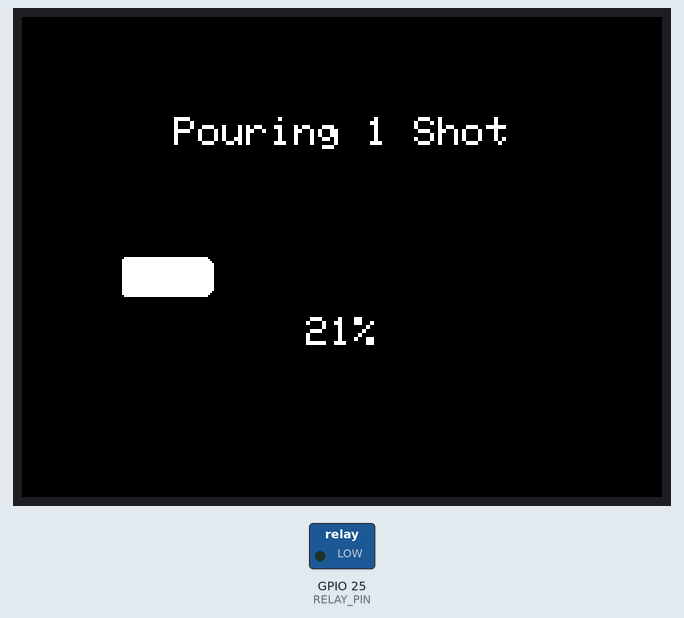
Bench run of a sketch on a simulated ESP32. On the bench: 320×240 colour display, switched loads named in the sketch (green lamp = pin HIGH). Dashed ring = blinking. What the sketch prints to the serial monitor is not drawn.

Above: at 0.75 s.
At 9.5 s:
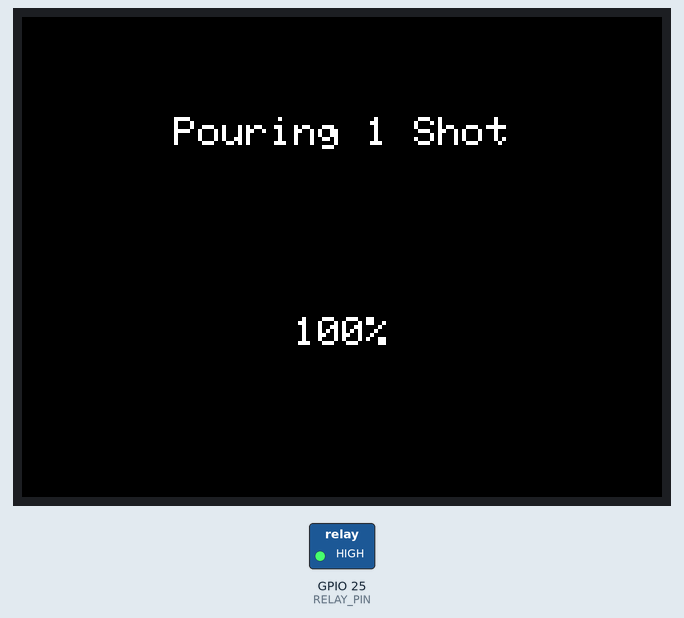
At 17.62 s:
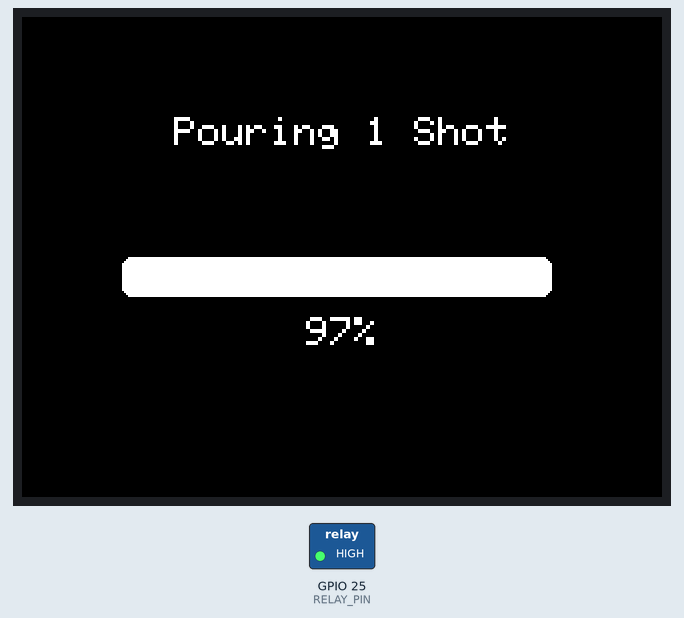
At 38.0 s:
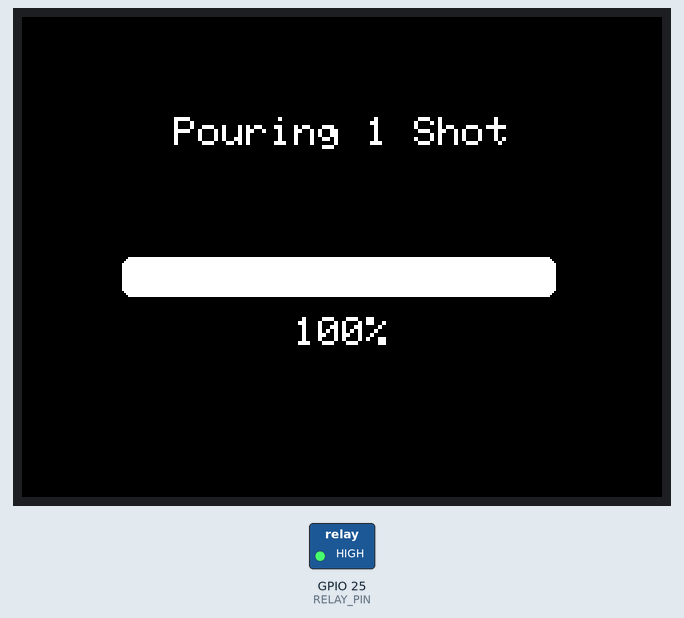
Timing chart, 0 to 40.0 s (numbered marks = the images above):
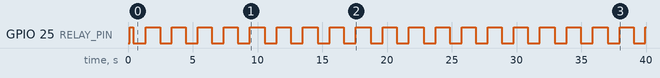

The sketch:

BarBotv2.ino
```cpp
#include <TFT_eSPI.h>
#include <SPI.h>

#define RELAY_PIN 25 // ESP32 pin GIOP11, which connects to the IN pin of relay
#define LOOP_PERIOD 35 // Display updates every 35 ms

TFT_eSPI tft = TFT_eSPI(); // Initialize TFT display object

const int SCREEN_WIDTH = 320;
const int SCREEN_HEIGHT = 240;

const int BAR_X = 50;
const int BAR_Y = 120;
const int BAR_W = 220;
const int BAR_H = 20;
const int BAR_BORDER_RADIUS = 5;
const int BAR_COLOR = TFT_WHITE;
const int BAR_BACKGROUND_COLOR = TFT_BLACK;

const int TEXT_X = 50;
const int TEXT_Y = 50;
const int TEXT_SIZE = 2;
const int TEXT_COLOR = TFT_WHITE;

const int TIME_TO_POUR_ONE_SHOT = 1000; // in milliseconds

long animation_start_time = 0;
long previousMillisPour = 0;
float progress = 0;

uint32_t updateTime = 0;       // time for next update

//bool FORCE_UPDATE = TRUE;

void pourAnimationInitial(int shots){
  // Clear screen
  tft.fillScreen(TFT_BLACK);

  // Print "Pouring {shots} Shot" text
  String text = "Pouring " + String(shots) + " Shot";
  int textWidth = tft.textWidth(text);
  int textX = (SCREEN_WIDTH - textWidth) / 2;
  tft.setCursor(textX, TEXT_Y);
  tft.print(text);

  // Draw progress bar background
  tft.fillRoundRect(BAR_X, BAR_Y, BAR_W, BAR_H, BAR_BORDER_RADIUS, BAR_BACKGROUND_COLOR);

}

void pourAnimation(int shots) {
  int TIME_TO_POUR = TIME_TO_POUR_ONE_SHOT * shots;

  if ( (int) progress == 100){
    pourAnimationInitial(shots);

  }

  // Draw progress bar
  int currentTime = millis();
  if (currentTime - animation_start_time <= TIME_TO_POUR){
    progress = map(currentTime - animation_start_time, 0, TIME_TO_POUR, 0, 100);
    // Draw progress bar
    int barWidth = (int) (progress / 100 * BAR_W);
    tft.fillRoundRect(BAR_X, BAR_Y, barWidth, BAR_H, BAR_BORDER_RADIUS, BAR_COLOR);

    if ((updateTime <= millis())){
      updateTime = millis() + LOOP_PERIOD;
      // Clear progress percentage text and draw new text
      String percentageText = String((int) progress) + "%";
      int percentageTextWidth = tft.textWidth(percentageText);
      int percentageTextX = (SCREEN_WIDTH - percentageTextWidth) / 2;
      tft.fillRect(percentageTextX, BAR_Y + BAR_H + 10, percentageTextWidth, TEXT_SIZE * 8, TFT_BLACK);
      tft.setCursor(percentageTextX, BAR_Y + BAR_H + 10);
      tft.print(percentageText);
    }
  }
  else{
    progress = 100;
    String percentageText = String((int)progress) + "%";
    int percentageTextWidth = tft.textWidth(percentageText);
    int percentageTextX = (SCREEN_WIDTH - percentageTextWidth) / 2;
    tft.fillRect(percentageTextX, BAR_Y + BAR_H + 10, percentageTextWidth, TEXT_SIZE * 8, TFT_BLACK);
    tft.setCursor(percentageTextX, BAR_Y + BAR_H + 10);
    tft.print("100%");
    animation_start_time = currentTime;
  }


}
  // while (currentTime <= TIME_TO_POUR) {
  //   // Calculate progress percentage
  //   float progress = map(currentTime, 0, TIME_TO_POUR, 0, 100);

  //   // Draw progress bar
  //   int barWidth = (int) (progress / 100 * BAR_W);
  //   tft.fillRoundRect(BAR_X, BAR_Y, barWidth, BAR_H, BAR_BORDER_RADIUS, BAR_COLOR);

  //   // Clear progress percentage text and draw new text
  //   String percentageText = String((int) progress) + "%";
  //   int percentageTextWidth = tft.textWidth(percentageText);
  //   int percentageTextX = (SCREEN_WIDTH - percentageTextWidth) / 2;
  //   tft.fillRect(percentageTextX, BAR_Y + BAR_H + 10, percentageTextWidth, TEXT_SIZE * 8, TFT_BLACK);
  //   tft.setCursor(percentageTextX, BAR_Y + BAR_H + 10);
  //   tft.print(percentageText);

  //   // Update current time
  //   currentTime = millis() - startTime;
  // }
  // String percentageText = String(100) + "%";
  // int percentageTextWidth = tft.textWidth(percentageText);
  // int percentageTextX = (SCREEN_WIDTH - percentageTextWidth) / 2;
  // tft.fillRect(percentageTextX, BAR_Y + BAR_H + 10, percentageTextWidth, TEXT_SIZE * 8, TFT_BLACK);
  // tft.setCursor(percentageTextX, BAR_Y + BAR_H + 10);
  // tft.print("100%");
//}

void pourShot(int shots){
  unsigned long currentMillisPour = millis();
  digitalWrite(RELAY_PIN, LOW); // turn on pump 4 seconds
  if(currentMillisPour - previousMillisPour > TIME_TO_POUR_ONE_SHOT * shots){
    digitalWrite(RELAY_PIN, HIGH);  // turn off pump 4 seconds
    pourAnimation(shots);
    delay(1000);
    progress = 100;

    previousMillisPour = millis();
    animation_start_time = millis();
    Serial.println("Shot Poured");
  }


}


void setup() {
  Serial.begin(9600); // For debug
  SPI.begin(); // init SPI bus
  tft.init(); // Initialize TFT display
  tft.setRotation(3); // Set display rotation (0 to 3)
  pinMode(RELAY_PIN, OUTPUT);
  digitalWrite(RELAY_PIN, HIGH);
  tft.fillScreen(TFT_BLACK);
  Serial.println("Black print 1");
  //delay(10000);
  tft.fillScreen(TFT_BLACK);
  Serial.println("Black print 2");
  //delay(10000);
  // Set font size and color
  tft.setTextSize(TEXT_SIZE);
  tft.setTextColor(TEXT_COLOR);

  updateTime = millis(); // Next update time
  pourAnimationInitial(1);
  previousMillisPour = millis();
  animation_start_time = millis();

}

void loop() {
  pourAnimation(1);
  pourShot(1);

}
```

Measured:
- by itself, GPIO 25 (RELAY_PIN): alternates HIGH for 1.1 s and LOW for 0.92 s
- what the display in image 1 shows lasts 1.1 s, from 9.5 s to 10.6 s
